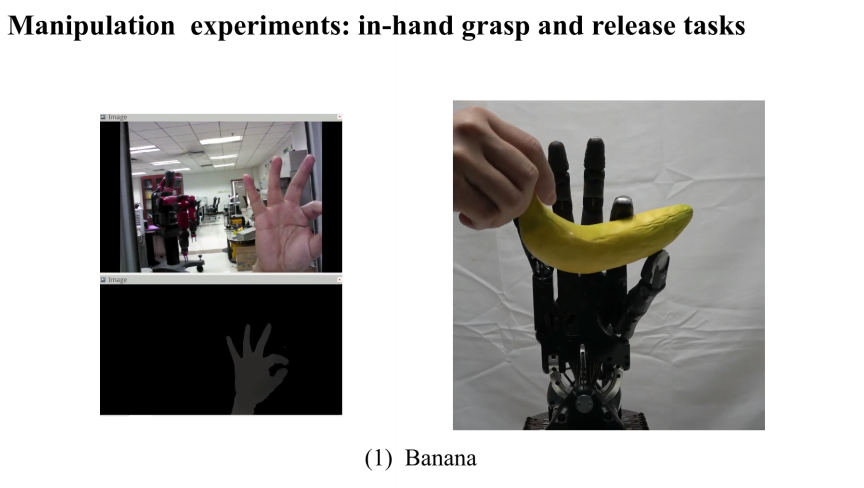
#> input picture img/video.png, 1728 x 975 px (shown at 1/2 size)
$ python seg.py ../img/video.png 5 100 3 5 5   (older library calls are emulated)
#> lines starting #> are read from the running program, lines starting #| are printed output that depends on the picture; long printed decimals are rounded
#!/usr/bin/env python
# -*- coding:UTF-8 -*-
# File Name : seg.py
# Creation Date : 10-07-2018
# Created By : Jeasine Ma [jeasinema[at]gmail[dot]com]

from __future__ import division

import sys
import cv2
import pickle
import numpy as np
from numba import jit
from IPython import embed


@jit(nopython=True)
def surround(i, j, xl, yl, add=1):
    sur = []
    if i - add >= 0:
        sur.append([i - add, j])
    if j - add >= 0:
        sur.append([i, j - add])
    if i + add < xl:
        sur.append([i + add, j])
    if j + add < yl:
        sur.append([i, j + add])
    return sur


# [146 lines left out: functions seg_hand_with_label, inner, seg_hand_depth, not called in this run]


def main():
    # params:
    # zero_as_infty, fore_p_thresh, gap, thresh, fore_thresh, scale, add, box_z
    # for simulated shadow:
    #       False, X(useless), 100, 500, X(useless), 10, 5, 250
    # for cropped human hand(bigHand dataset):
    #       True, 300, 500, X(useless), histogram(with depth==0 removed), 4, 4, 250
    # for real shadow:
    # for real human hand:
    #       True, 300, 500, X(useless), histogram(with depth==0 removed), 4, 4, 250
    img = cv2.imread(sys.argv[1], cv2.IMREAD_ANYDEPTH).astype(np.float32)
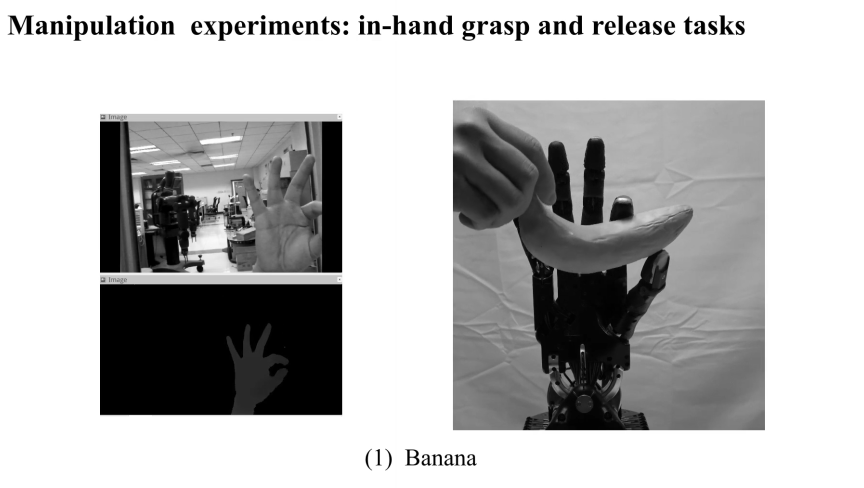
#> img: shape (975, 1728) float32 (shown at 1/2 size); min 0, max 255, mean 184
    zero_as_infty = False
    fore_p_thresh = 300
    if zero_as_infty:
        # TODO: for some sensor that maps infty as 0, we should override them
        gap = int(sys.argv[2])  # edge detection
        thresh = np.inf
        his = np.histogram(img[img != 0])
        sum_p = 0
        for i in range(len(his[0])):
            sum_p += his[0][i]
            if his[0][i] == 0 and sum_p > fore_p_thresh:
                fore_thresh = his[1][i]
                break
        else:
            fore_thresh = np.inf
    else:
        gap = int(sys.argv[2])  # edge detection
        thresh = int(sys.argv[3])  # prevent background edge
        fore_thresh = np.inf
    scale = int(sys.argv[4])
    add = int(sys.argv[5])
    box_z = int(sys.argv[6])
    w, l = 480, 640
    # w, l = 100, 100
    mask = np.ones_like(img)
    x = np.linspace(0, w - 1, w // scale)
    y = np.linspace(0, l - 1, l // scale)
    grid = np.meshgrid(x, y)
    x = grid[0].reshape(-1).astype(np.int32)
    y = grid[1].reshape(-1).astype(np.int32)
    inner_edge = []
    # TODO: for some sensor that maps infty as 0, we should let 0 be a large value then compute edge
    if zero_as_infty:
        img[img == 0] = np.iinfo(np.uint16).max

    # morphlogy
    open_mask = np.zeros_like(img)
    open_mask[img != np.iinfo(np.uint16).max] = 1
    tmp = open_mask.copy()
    tmp = cv2.morphologyEx(tmp, cv2.MORPH_OPEN, np.ones((3, 3)))
    open_mask -= tmp
    img[open_mask.astype(np.bool)] = np.iinfo(np.uint16).max

    for i, j in zip(x, y):
        sur = surround(i, j, w, l, add)
        for s in sur:
            xx, yy = s
            if gap < abs(img[xx, yy] - img[i, j]):
                if zero_as_infty or abs(img[xx, yy] - img[i, j]) < thresh:
                    if img[xx, yy] > img[i, j]:
                        if img[i, j] <= fore_thresh:
                            mask[xx, yy] = 0
                            inner_edge.append((i, j))
                    else:
                        if img[xx, yy] <= fore_thresh:
                            mask[i, j] = 0
                            inner_edge.append((xx, yy))
    mask = mask.astype(np.bool)
    seg_area = img.copy()
    tmp = seg_area[..., np.newaxis]
    tmp = np.dstack([tmp, tmp, tmp])
    n_max, n_min = np.max(tmp), np.min(tmp)
#> n_max = 255; n_min = 0
    tmp = (tmp - n_min) / (n_max - n_min) * 255
    # cv2.imwrite('{}_output.png'.format(sys.argv[1][:-4]), tmp)
    edge_x, edge_y = np.where(mask == 0)
    for x, y in zip(edge_x, edge_y):
        tmp = cv2.circle(tmp, (y, x), 2, (255, 0, 0))
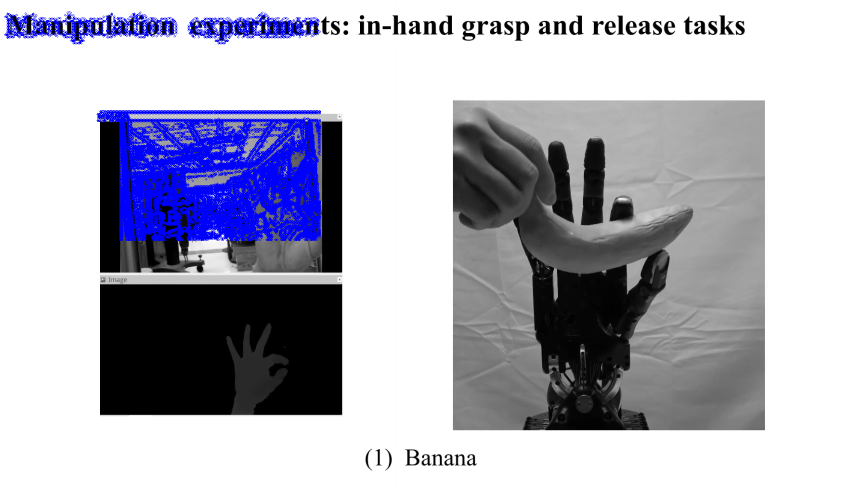
#> tmp: shape (975, 1728, 3) float32 (shown at 1/2 size); mean of channels 0, 1, 2 190.9, 176.9, 176.9; drawn as B, G, R
    for (x, y) in inner_edge:
        tmp = cv2.circle(tmp, (y, x), 2, (0, 255, 0))
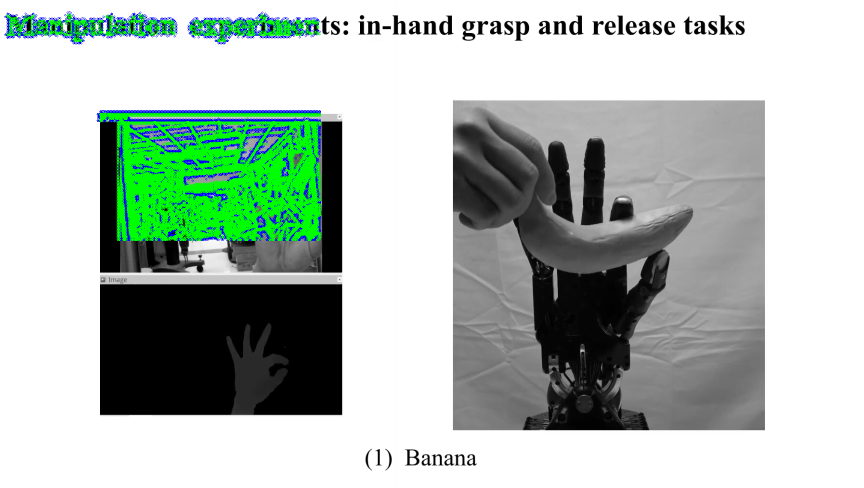
#> tmp: shape (975, 1728, 3) float32 (shown at 1/2 size); mean of channels 0, 1, 2 179.7, 188.7, 175.5; drawn as B, G, R
    cv2.imwrite('{}_seg_area.png'.format(sys.argv[1][:-4]), tmp)
    x_min, x_max = np.min(edge_x), np.max(edge_x)
    y_min, y_max = np.min(edge_y), np.max(edge_y)

    x_min = max(0, x_min - 10)
    x_max = min(x_max + 10, w - 1)
    y_min = max(0, y_min - 10)
    y_max = min(y_max + 10, l - 1)
    if x_max - x_min > y_max - y_min:
        delta = (x_max - x_min) - (y_max - y_min)
        y_min -= delta / 2
        y_max += delta / 2
    else:
        delta = (y_max - y_min) - (x_max - x_min)
        x_min -= delta / 2
        x_max += delta / 2
    x_min = int(max(0, x_min))
    x_max = int(min(x_max, w - 1))
    y_min = int(max(0, y_min))
    y_max = int(min(y_max, l - 1))

    # bbox and depth normalization
    # after that, depth can be normalized by
    # (depth-np.min(depth))/(np.max(depth)-np.min(depth))
    edge_depth = []
    for (x, y) in inner_edge:
        edge_depth.append(img[x, y])
#> after the loop, edge_depth = 25181 items
    avg_depth = np.sum(edge_depth) / float(len(edge_depth))
#> avg_depth = 108.9
    depth_min = max(avg_depth - box_z / 2, 0)
#> depth_min = 106.4
    depth_max = avg_depth + box_z / 2
#> depth_max = 111.4
    print(avg_depth, depth_min, depth_max)
#| 108.932 106.432 111.432
    seg_area = img.copy()
    # TODO: for some sensor that maps infty as 0, we should let 0 be depth_max
    # already done before
    seg_area[seg_area < depth_min] = depth_min
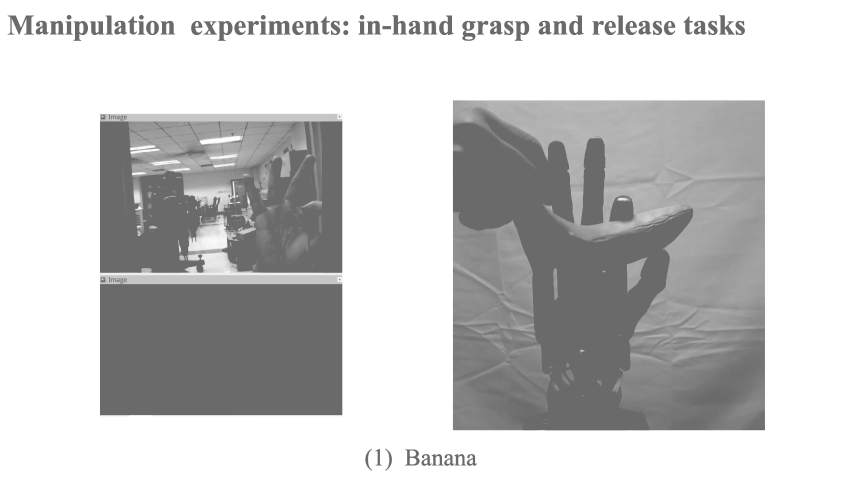
#> seg_area: shape (975, 1728) float32 (shown at 1/2 size); min 106.4, max 255, mean 201.2
    seg_area[seg_area > depth_max] = depth_max
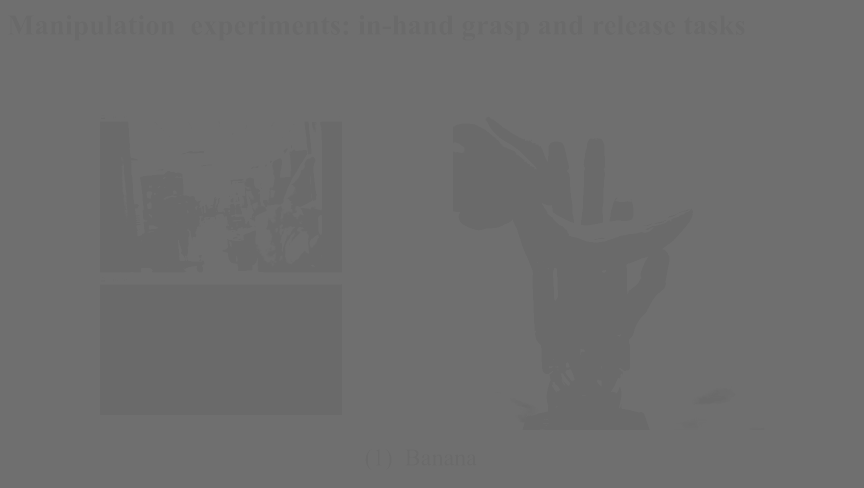
#> seg_area: shape (975, 1728) float32 (shown at 1/2 size); min 106.4, max 111.4, mean 110.4
    # normalized
    seg_area = ((seg_area - avg_depth) / (box_z / 2))  # [-1, 1]
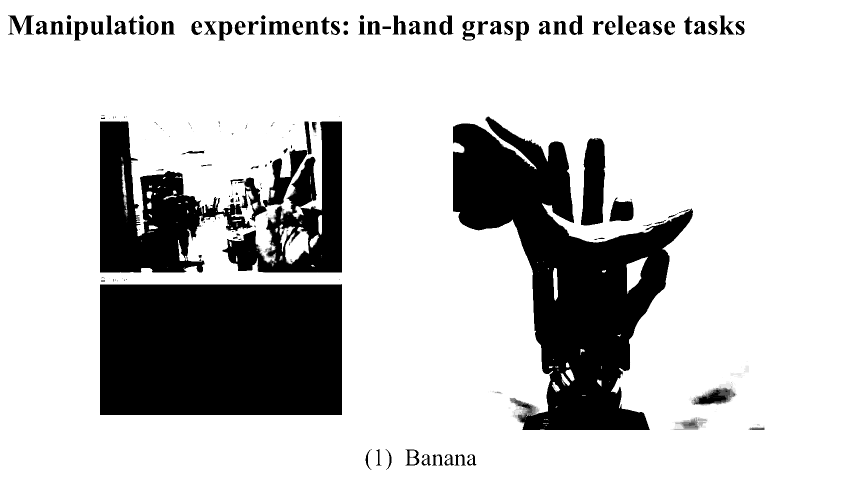
#> seg_area: shape (975, 1728) float32 (shown at 1/2 size); min -1, max 1, mean 0.571; drawn with min black and max white
    seg_area = ((seg_area + 1) / 2.) * 255.  # [0, 255]

    tmp = seg_area[..., np.newaxis]
    tmp = np.dstack([tmp, tmp, tmp])
    n_max, n_min = np.max(tmp), np.min(tmp)
    tmp = (tmp - n_min) / (n_max - n_min) * 255

#> (the run stopped early here; a loop or call above may not have finished)
